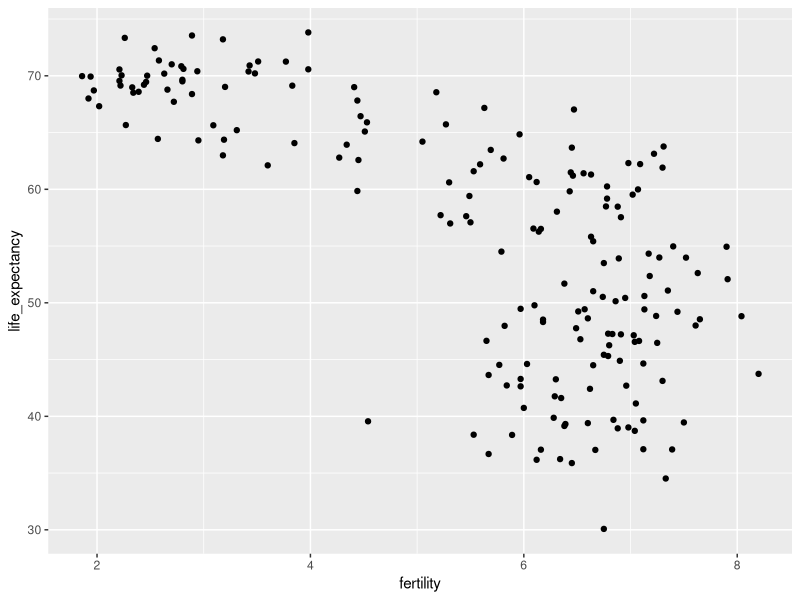

Reproduce this figure in R.
library(tidyverse)
library(dslabs)
data(gapminder)
filter(gapminder, year == 1962) %>%
  ggplot(aes(fertility, life_expectancy)) +
  geom_point()
